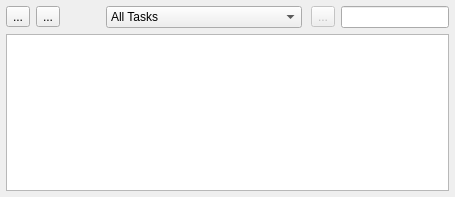
<?xml version="1.0" encoding="UTF-8"?>
<ui version="4.0">
 <class>TasksView</class>
 <widget class="QWidget" name="TasksView">
  <property name="geometry">
   <rect>
    <x>0</x>
    <y>0</y>
    <width>455</width>
    <height>197</height>
   </rect>
  </property>
  <property name="windowTitle">
   <string>Charm</string>
  </property>
  <layout class="QGridLayout">
   <property name="margin">
    <number>6</number>
   </property>
   <item row="0" column="0">
    <layout class="QHBoxLayout">
     <item>
      <widget class="QToolButton" name="goButton">
       <property name="text">
        <string>...</string>
       </property>
      </widget>
     </item>
     <item>
      <widget class="QToolButton" name="stopButton">
       <property name="text">
        <string>...</string>
       </property>
      </widget>
     </item>
     <item>
      <spacer>
       <property name="orientation">
        <enum>Qt::Horizontal</enum>
       </property>
       <property name="sizeHint" stdset="0">
        <size>
         <width>40</width>
         <height>20</height>
        </size>
       </property>
      </spacer>
     </item>
     <item>
      <widget class="QComboBox" name="tasksCombo">
       <item>
        <property name="text">
         <string>All Tasks</string>
        </property>
       </item>
       <item>
        <property name="text">
         <string>Current Tasks</string>
        </property>
       </item>
       <item>
        <property name="text">
         <string>Subscribed Tasks</string>
        </property>
       </item>
       <item>
        <property name="text">
         <string>Current And Subscribed Tasks</string>
        </property>
       </item>
      </widget>
     </item>
     <item>
      <spacer>
       <property name="orientation">
        <enum>Qt::Horizontal</enum>
       </property>
       <property name="sizeHint" stdset="0">
        <size>
         <width>0</width>
         <height>20</height>
        </size>
       </property>
      </spacer>
     </item>
     <item>
      <widget class="QToolButton" name="buttonClearFilter">
       <property name="enabled">
        <bool>false</bool>
       </property>
       <property name="text">
        <string>...</string>
       </property>
      </widget>
     </item>
     <item>
      <widget class="QLineEdit" name="filterLineEdit"/>
     </item>
    </layout>
   </item>
   <item row="1" column="0">
    <widget class="QTreeView" name="treeView">
     <property name="sizePolicy">
      <sizepolicy hsizetype="Preferred" vsizetype="Expanding">
       <horstretch>0</horstretch>
       <verstretch>0</verstretch>
      </sizepolicy>
     </property>
     <property name="alternatingRowColors">
      <bool>true</bool>
     </property>
     <property name="rootIsDecorated">
      <bool>true</bool>
     </property>
    </widget>
   </item>
  </layout>
 </widget>
 <tabstops>
  <tabstop>goButton</tabstop>
  <tabstop>stopButton</tabstop>
  <tabstop>tasksCombo</tabstop>
  <tabstop>filterLineEdit</tabstop>
  <tabstop>buttonClearFilter</tabstop>
  <tabstop>treeView</tabstop>
 </tabstops>
 <resources/>
 <connections>
  <connection>
   <sender>buttonClearFilter</sender>
   <signal>clicked()</signal>
   <receiver>filterLineEdit</receiver>
   <slot>clear()</slot>
   <hints>
    <hint type="sourcelabel">
     <x>396</x>
     <y>50</y>
    </hint>
    <hint type="destinationlabel">
     <x>429</x>
     <y>50</y>
    </hint>
   </hints>
  </connection>
 </connections>
</ui>
